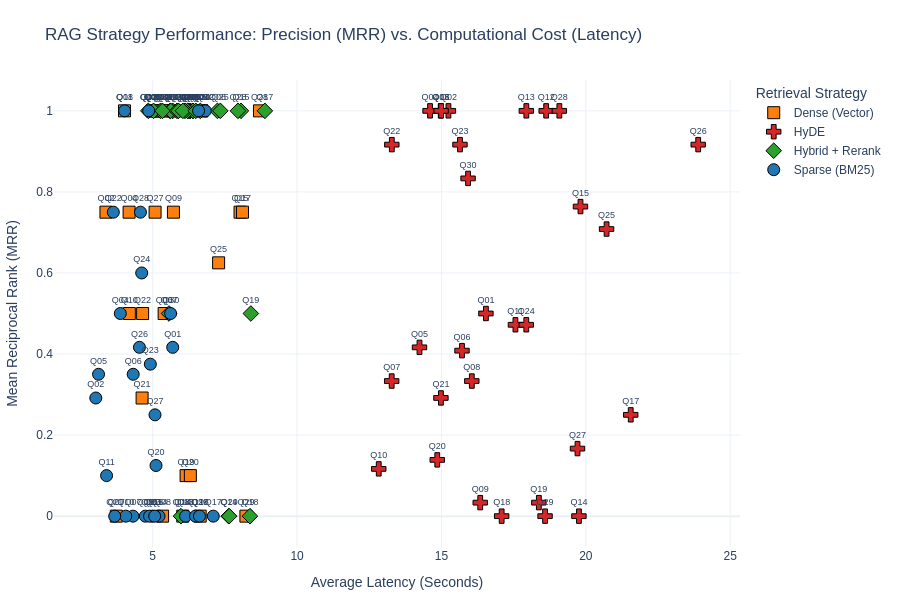

Source (notebook cell):
### Code cell
import plotly.express as px
import plotly.graph_objects as go

os.makedirs("results/plots_combined", exist_ok=True)

# 1. Group by Config and Strategy to get averages
scatter_df = master_df.groupby(['Config', 'Strategy']).agg({
    'MRR': 'mean', 
    'Latency_s': 'mean'
}).reset_index()

# 2. Create Scatter Plot
fig = go.Figure()

# Define a professional color palette
colors = {'Sparse (BM25)': '#1f77b4', 'Dense (Vector)': '#ff7f0e', 
          'Hybrid + Rerank': '#2ca02c', 'HyDE': '#d62728'}
markers = {'Sparse (BM25)': 'circle', 'Dense (Vector)': 'square', 
           'Hybrid + Rerank': 'diamond', 'HyDE': 'cross'}

for strategy in scatter_df['Strategy'].unique():
    df_strat = scatter_df[scatter_df['Strategy'] == strategy]
    fig.add_trace(go.Scatter(
        x=df_strat['Latency_s'], 
        y=df_strat['MRR'],
        mode='markers+text', 
        name=strategy,
        marker=dict(color=colors[strategy], size=12, symbol=markers[strategy], line=dict(width=1, color='black')),
        text=df_strat['Config'],
        textposition="top center",
        textfont=dict(size=9)
    ))

#Average Latency (Seconds) — Lower is Better ➡️",
#"Mean Reciprocal Rank (MRR) — Higher is Better ⬆️",
fig.update_layout(
    title="RAG Strategy Performance: Precision (MRR) vs. Computational Cost (Latency)",
    xaxis_title="Average Latency (Seconds)",
    yaxis_title="Mean Reciprocal Rank (MRR)",
    template="plotly_white",
    font=dict(family="Arial, sans-serif", size=12),
    legend_title_text="Retrieval Strategy",
    height=600,
    margin=dict(l=50, r=50, t=80, b=50)
)

# Add a subtle annotation explaining the axes
fig.add_annotation(x=0.5, y=-0.15, xref='paper', yref='paper',
                   text="Note: Top-Left quadrant represents the theoretical 'Optimal Zone' (Fast & Precise).",
                   showarrow=False, font=dict(size=10, color="gray"))

fig.write_html("results/plots_combined/01_pareto_frontier.html")
fig.show()

### Figure 1 — Plotly figure (JSON) as saved in the notebook; plotly's stock layout.template omitted (floating-point values rounded to 4 significant figures)
{"data": [{"marker": {"color": "#ff7f0e", "line": {"color": "black", "width": 1}, "size": 12, "symbol": "square"}, "mode": "markers+text", "name": "Dense (Vector)", "text": ["Q01", "Q02", "Q03", "Q04", "Q05", "Q06", "Q07", "Q08", "Q09", "Q10", "Q11", "Q12", "Q13", "Q14", "Q15", "Q16", "Q17", "Q18", "Q19", "Q20", "Q21", "Q22", "Q23", "Q24", "Q25", "Q26", "Q27", "Q28", "Q29", "Q30"], "textfont": {"size": 9}, "textposition": "top center", "type": "scatter", "x": [4.987, 3.382, 5.397, 4.183, 4.992, 5.397, 3.74, 5.343, 5.718, 4.192, 4.025, 5.692, 5.02, 6.042, 8.025, 6.072, 8.11, 6.645, 6.157, 6.305, 4.633, 4.652, 5.218, 6.692, 7.283, 5.452, 5.083, 8.698, 8.228, 6.702], "y": [1.0, 0.75, 1.0, 0.75, 1.0, 0.5, 0.0, 0.0, 0.75, 0.5, 1.0, 1.0, 1.0, 0.0, 0.75, 1.0, 0.75, 0.0, 0.1, 0.1, 0.2915, 0.5, 1.0, 1.0, 0.625, 1.0, 0.75, 1.0, 0.0, 1.0]}, {"marker": {"color": "#d62728", "line": {"color": "black", "width": 1}, "size": 12, "symbol": "cross"}, "mode": "markers+text", "name": "HyDE", "text": ["Q01", "Q02", "Q03", "Q04", "Q05", "Q06", "Q07", "Q08", "Q09", "Q10", "Q11", "Q12", "Q13", "Q14", "Q15", "Q16", "Q17", "Q18", "Q19", "Q20", "Q21", "Q22", "Q23", "Q24", "Q25", "Q26", "Q27", "Q28", "Q29", "Q30"], "textfont": {"size": 9}, "textposition": "top center", "type": "scatter", "x": [16.54, 15.24, 14.97, 14.61, 14.24, 15.71, 13.28, 16.05, 16.34, 12.83, 17.56, 18.63, 17.94, 19.76, 19.82, 14.99, 21.56, 17.09, 18.37, 14.85, 14.98, 13.28, 15.64, 17.94, 20.72, 23.89, 19.71, 19.08, 18.59, 15.92], "y": [0.5, 1.0, 1.0, 1.0, 0.4165, 0.4083, 0.3333, 0.3333, 0.03333, 0.1167, 0.4722, 1.0, 1.0, 0.0, 0.7638, 1.0, 0.25, 0.0, 0.03333, 0.1388, 0.2917, 0.9167, 0.9167, 0.4722, 0.7083, 0.9167, 0.1667, 1.0, 0.0, 0.8333]}, {"marker": {"color": "#2ca02c", "line": {"color": "black", "width": 1}, "size": 12, "symbol": "diamond"}, "mode": "markers+text", "name": "Hybrid + Rerank", "text": ["Q01", "Q02", "Q03", "Q04", "Q05", "Q06", "Q07", "Q08", "Q09", "Q10", "Q11", "Q12", "Q13", "Q14", "Q15", "Q16", "Q17", "Q18", "Q19", "Q20", "Q21", "Q22", "Q23", "Q24", "Q25", "Q26", "Q27", "Q28", "Q29", "Q30"], "textfont": {"size": 9}, "textposition": "top center", "type": "scatter", "x": [6.305, 4.848, 6.272, 5.27, 6.385, 7.242, 5.565, 5.978, 6.65, 5.032, 5.603, 6.228, 5.695, 7.632, 8.057, 6.398, 8.885, 8.368, 8.4, 6.208, 5.623, 5.338, 6.118, 5.842, 7.343, 5.893, 6.047, 7.952, 7.648, 6.492], "y": [1.0, 1.0, 1.0, 1.0, 1.0, 1.0, 0.5, 0.0, 1.0, 1.0, 1.0, 1.0, 1.0, 0.0, 1.0, 1.0, 1.0, 0.0, 0.5, 1.0, 1.0, 1.0, 1.0, 1.0, 1.0, 1.0, 1.0, 1.0, 0.0, 1.0]}, {"marker": {"color": "#1f77b4", "line": {"color": "black", "width": 1}, "size": 12, "symbol": "circle"}, "mode": "markers+text", "name": "Sparse (BM25)", "text": ["Q01", "Q02", "Q03", "Q04", "Q05", "Q06", "Q07", "Q08", "Q09", "Q10", "Q11", "Q12", "Q13", "Q14", "Q15", "Q16", "Q17", "Q18", "Q19", "Q20", "Q21", "Q22", "Q23", "Q24", "Q25", "Q26", "Q27", "Q28", "Q29", "Q30"], "textfont": {"size": 9}, "textposition": "top center", "type": "scatter", "x": [5.693, 3.03, 4.862, 3.88, 3.125, 4.325, 4.317, 4.028, 4.747, 4.068, 3.403, 6.822, 4.988, 5.22, 4.89, 5.068, 7.098, 6.14, 6.483, 5.115, 3.685, 3.637, 4.918, 4.62, 6.59, 4.542, 5.08, 4.577, 6.62, 5.622], "y": [0.4165, 0.2915, 1.0, 0.5, 0.35, 0.35, 0.0, 1.0, 0.0, 0.0, 0.1, 1.0, 0.0, 0.0, 0.0, 0.0, 0.0, 0.0, 0.0, 0.125, 0.0, 0.75, 0.375, 0.6, 1.0, 0.4165, 0.25, 0.75, 0.0, 0.5]}], "layout": {"annotations": [{"font": {"color": "gray", "size": 10}, "showarrow": false, "text": "Note: Top-Left quadrant represents the theoretical 'Optimal Zone' (Fast & Precise).", "x": 0.5, "xref": "paper", "y": -0.15, "yref": "paper"}], "font": {"family": "Arial, sans-serif", "size": 12}, "height": 600, "legend": {"title": {"text": "Retrieval Strategy"}}, "margin": {"b": 50, "l": 50, "r": 50, "t": 80}, "title": {"text": "RAG Strategy Performance: Precision (MRR) vs. Computational Cost (Latency)"}, "xaxis": {"title": {"text": "Average Latency (Seconds)"}}, "yaxis": {"title": {"text": "Mean Reciprocal Rank (MRR)"}}}}
